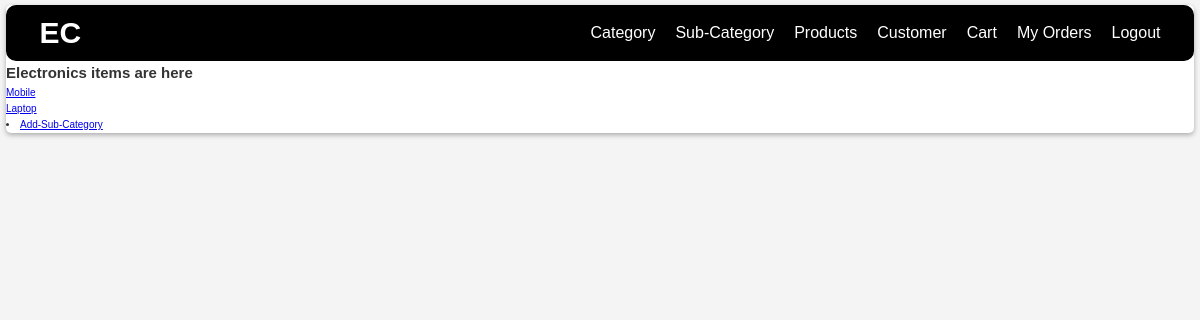
Page /category/1/ (signed in) on the committed database.
### base/models.py (models this page shows, shortened)
class Category(models.Model):
    name = models.CharField(max_length=20)
    created_at = models.DateTimeField(auto_now_add=True)
    updated_at = models.DateTimeField(auto_now=True)
    deleted_at = models.DateTimeField(null=True, blank=True)
    def __str__(self):
        return self.name

class SubCategory(models.Model):
    category = models.ForeignKey(Category, on_delete=models.CASCADE)
    name = models.CharField(max_length=20)
    created_at = models.DateTimeField(auto_now_add=True)
    updated_at = models.DateTimeField(auto_now=True)
    deleted_at = models.DateTimeField(null=True, blank=True)

### base/views.py (the view)
# urls.py: path("category/<int:pk>/", views.singleCategoryView, name="single-category"),
def singleCategoryView(request, pk):
    category = Category.objects.get(id=pk)
    subcategories = SubCategory.objects.filter(category=category)
    context = {"category":category, "subcategories":subcategories}
    return render(request, "base/category/single_category.html", context)

### base/templates/base/category/single_category.html
{% extends "main.html" %}
{% block content %}
<div>
    <h2>{{category}} items are here</h2>
    {% for subcategory in subcategories %}
        <ul>
            <li><a href="{% url "single-sub-category" subcategory.id%}">{{subcategory.name}}</a></li>
        </ul>
    {% endfor %}
</div>
<div>
    {% if request.user.is_superuser %}
        <li><a href="{% url "create-sub-category" category.id %}">Add-Sub-Category</a></li>
    {% endif %}
</div>
{% endblock content %}

### static/styles/main.css (style rules this page uses)
*, *::after, *::before { box-sizing: border-box; padding: 0; margin: 0; }
html { font-size: 62.5%; }
body { font-family: 'Poppins', sans-serif; line-height: 1.6; background-color: #f4f4f4; color: #333; }

### rows in the picture
Category: name "Electronics"
SubCategory: name "Mobile"
SubCategory: name "Laptop"
